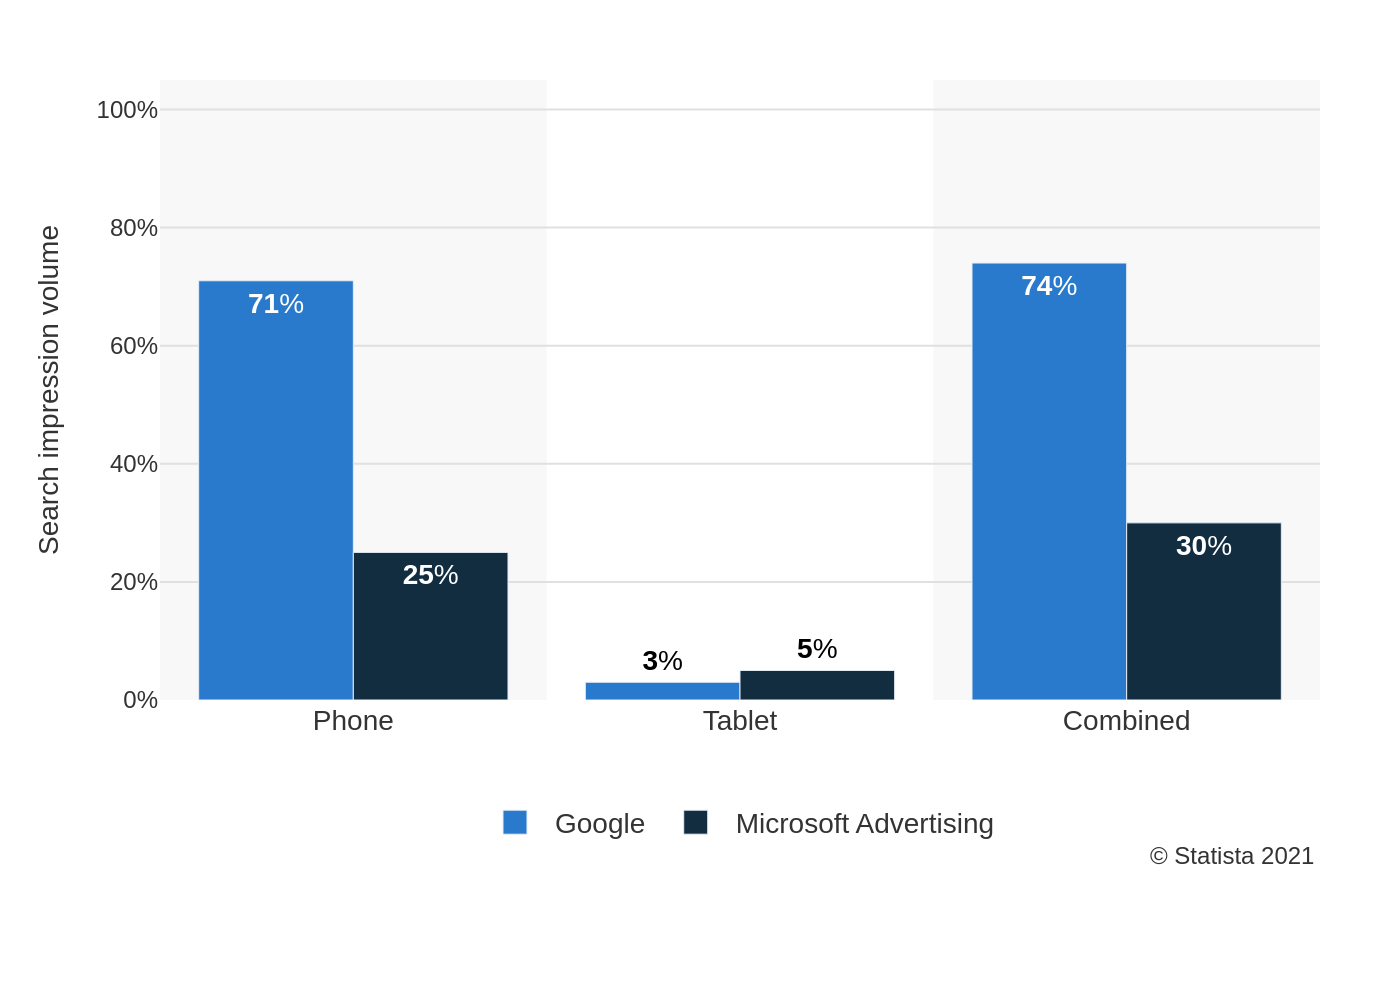

The Python source for this figure:
import sys
import json
import plotly.graph_objects as go

def main():
    """
    Main function to generate a chart from a JSON file.
    """
    if len(sys.argv) != 2:
        print("Usage: python generate_chart.py <json_file_path>")
        sys.exit(1)

    json_path = sys.argv[1]

    try:
        with open(json_path, 'r', encoding='utf-8') as f:
            chart_config = json.load(f)
    except FileNotFoundError:
        print(f"Error: The file '{json_path}' was not found.")
        sys.exit(1)
    except json.JSONDecodeError:
        print(f"Error: The file '{json_path}' is not a valid JSON.")
        sys.exit(1)

    chart_data = chart_config['chart_data']
    texts = chart_config['texts']
    colors = chart_config['colors']

    fig = go.Figure()

    suffix = texts.get('data_labels_suffix', '')

    for i, series in enumerate(chart_data):
        fig.add_trace(go.Bar(
            name=series['name'],
            x=series['x'],
            y=series['y'],
            marker_color=colors[i],
            text=[f"<b>{val}</b>{suffix}" for val in series['y']],
            textposition='auto',
            textfont=dict(family="Arial", size=14, color='black'),
            insidetextfont=dict(family="Arial", size=14, color='white'),
            cliponaxis=False
        ))

    fig.update_layout(
        barmode='group',
        plot_bgcolor='white',
        paper_bgcolor='white',
        font=dict(family="Arial", size=12, color='#333333'),
        yaxis=dict(
            title=texts.get('yaxis_title'),
            range=[0, 105],
            dtick=20,
            ticksuffix='%',
            showgrid=True,
            gridcolor='#e0e0e0',
            zeroline=False,
            showline=False
        ),
        xaxis=dict(
            title=texts.get('xaxis_title'),
            showline=False,
            tickfont=dict(size=14)
        ),
        legend=dict(
            orientation="h",
            yanchor="bottom",
            y=-0.25,
            xanchor="center",
            x=0.5,
            font=dict(size=14)
        ),
        margin=dict(l=80, r=40, t=40, b=150),
        shapes=[
            go.layout.Shape(
                type="rect", xref="x", yref="paper",
                x0=-0.5, y0=0, x1=0.5, y1=1,
                fillcolor="#F8F8F8", layer="below", line_width=0
            ),
            go.layout.Shape(
                type="rect", xref="x", yref="paper",
                x0=1.5, y0=0, x1=2.5, y1=1,
                fillcolor="#F8F8F8", layer="below", line_width=0
            )
        ]
    )

    if texts.get('source'):
        fig.add_annotation(
            text=texts['source'],
            align='right',
            showarrow=False,
            xref='paper', yref='paper',
            x=1, y=-0.28,
            xanchor='right', yanchor='bottom',
            font=dict(size=12)
        )

    base_filename = json_path.rsplit('.', 1)[0]
    output_filename = f"{base_filename}.png"

    fig.write_image(output_filename, scale=2)
    print(f"Chart saved to {output_filename}")

if __name__ == '__main__':
    # This structure is used to avoid defining functions at the top level as requested,
    # but still allows for clean execution.
    main()
